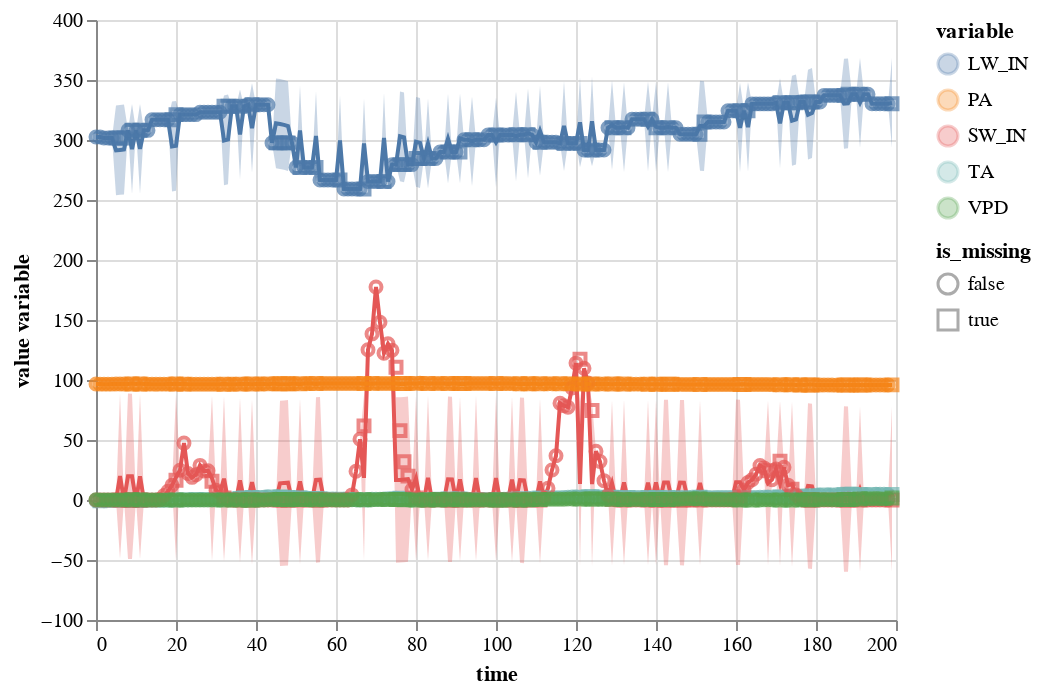

The notebook cell saved with this chart:
### Code cell
#gpfa_hai.plot_pred(complete= gpfa_data.tidy_df(complete=True, is_missing=True) )

### Figure 1 — Vega-Lite specification as saved in the notebook (floating-point values rounded to 4 significant figures; data arrays with more than 128 entries replaced by an {"elided": "..."} marker saying what was removed)
{"config": {"view": {"continuousWidth": 400, "continuousHeight": 300}}, "layer": [{"mark": "errorband", "encoding": {"color": {"field": "variable", "type": "nominal"}, "x": {"field": "time", "type": "quantitative"}, "y": {"field": "err_low", "title": "", "type": "quantitative"}, "y2": {"field": "err_high"}}, "transform": [{"calculate": "datum.mean - 2 * datum.std", "as": "err_low"}, {"calculate": "datum.mean + 2 * datum.std", "as": "err_high"}]}, {"mark": "line", "encoding": {"color": {"field": "variable", "type": "nominal"}, "x": {"field": "time", "type": "quantitative"}, "y": {"field": "mean", "title": "value variable", "type": "quantitative"}}}, {"data": {"name": "data-94d7eb57244e0912a983f3b0bea7b5e6"}, "mark": "point", "encoding": {"color": {"field": "variable", "type": "nominal"}, "shape": {"field": "is_missing", "type": "nominal"}, "x": {"field": "time", "type": "quantitative"}, "y": {"field": "value", "title": "value variable", "type": "quantitative"}}}], "data": {"name": "data-2b5be0b3b514d083f21fb27cf94b3f58"}, "$schema": "https://vega.github.io/schema/vega-lite/v4.17.0.json", "datasets": {"data-2b5be0b3b514d083f21fb27cf94b3f58": {"elided": "1000 records"}, "data-94d7eb57244e0912a983f3b0bea7b5e6": {"elided": "1000 records"}}}
